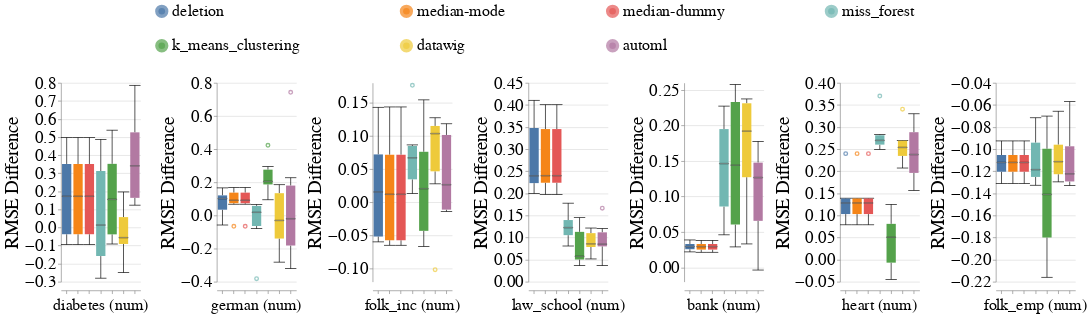

Notebook code for this chart:
### Code cell
create_box_plots_for_diff_imputers_and_datasets_for_mixed_exp(train_injection_scenario='MNAR3',
                                                              test_injection_scenario='MNAR3',
                                                              metric_name='rmse',
                                                              dataset_to_column_name=DATASET_TO_COLUMN_NAME,
                                                              dataset_to_group=DATASETS_SENSITIVE_ATTRS,
                                                              db_client=db_client,
                                                              without_dummy=False)

### Figure 1 — Vega-Lite specification as saved in the notebook (floating-point values rounded to 4 significant figures; data arrays with more than 128 entries replaced by an {"elided": "..."} marker saying what was removed)
{"config": {"view": {"continuousWidth": 400, "continuousHeight": 300, "stroke": null}, "axis": {"labelFontSize": 26, "labelFontWeight": "normal", "titleFontSize": 28, "titleFontWeight": "normal"}, "facet": {"spacing": 15}, "header": {"labelFontSize": 24, "labelOrient": "bottom", "labelPadding": 5, "titleFontSize": 28}, "legend": {"columns": 4, "direction": "horizontal", "labelFontSize": 24, "labelLimit": 400, "orient": "top", "symbolOffset": 140, "symbolStrokeWidth": 10, "titleAnchor": "middle", "titleFontSize": 26, "titleLimit": 300}, "title": {"fontSize": 28}}, "data": {"name": "data-fea6983a03ec34fb95eb8d7c78ae55cf"}, "mark": {"type": "boxplot", "median": {"stroke": "black", "strokeWidth": 0.7}, "ticks": true}, "encoding": {"color": {"field": "Null_Imputer_Name", "sort": ["deletion", "median-mode", "median-dummy", "miss_forest", "k_means_clustering", "datawig", "automl"], "title": null, "type": "nominal"}, "column": {"field": "Extended_Dataset_Name", "sort": {"field": "Dataset_Sequence_Number", "order": "ascending"}, "title": null, "type": "nominal"}, "x": {"axis": {"labels": false}, "field": "Null_Imputer_Name", "sort": ["deletion", "median-mode", "median-dummy", "miss_forest", "k_means_clustering", "datawig", "automl"], "title": null, "type": "nominal"}, "y": {"field": "Rmse_Difference", "scale": {"zero": false}, "title": "RMSE Difference", "type": "quantitative"}}, "resolve": {"scale": {"y": "independent"}}, "width": 120, "$schema": "https://vega.github.io/schema/vega-lite/v4.17.0.json", "datasets": {"data-fea6983a03ec34fb95eb8d7c78ae55cf": {"elided": "294 records"}}}
